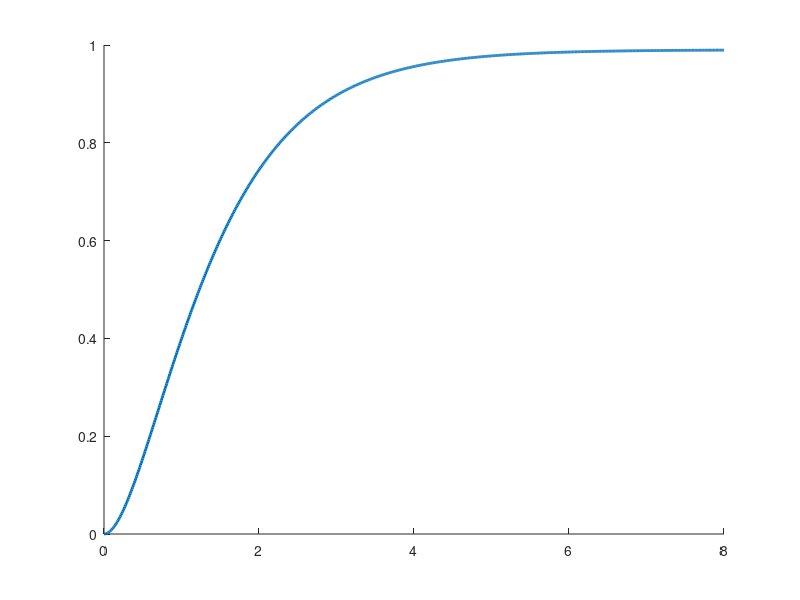

Write MATLAB code to recreate this figure. (Note: this script raises an error after producing the figure.)
%% ----- Single Parameter Effect -----

t = 0:0.01:8;
R = 1 ; J = 0.01 ;  b = 0.1  ;  L = 0.5  ; Kt = 0.01;  Ke = 0.01;

%% Effect of Friction
figure(5)
b_val = [0.01, 0.1, 0.5, 1];
% b_val = [0.01,0.02,0.03,0.04,0.05,0.06,0.07,0.08,0.09, 0.1, 0.5, 1];
for i = 1:length(b_val)
    b = b_val(i);
    num = Kt;
    den = [(J*L) (J*R + b*L) b*R + Kt*Ke];
    G_b = tf(num,den);
    [y,x] = step(G_b,t) ; hold on 
    plot(x,y,'LineWidth',2)
    fprintf('Poles at b = %.2f \n',b)
    p_b = pole(G_b)
    info_b = stepinfo(G_b);
    fprintf('System Performance at b = %.2f : \n',b)
    fprintf('   Rise Time : %.3f s \n',info_b.RiseTime)
    fprintf('   Peak Time : %.3f s \n',info_b.PeakTime)
    fprintf('   Settling Time : %.3f s \n',info_b.SettlingTime)
    fprintf('   Overshoot Time : %.3f \n',info_b.Overshoot)
    grid on 
end
legend('b = 0.01' , 'b = 0.1' , 'b = 0.5' , 'b = 1',Location='best')
title ('Effect of Friction on Speed Response')
